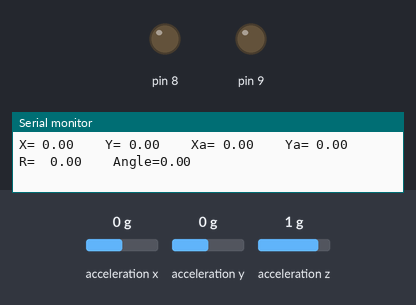
Bench run of a sketch on a simulated Arduino Uno, built with avr-gcc and run on an emulated ATmega328P. On the bench: output pins drawn as LEDs (lit = HIGH), the last lines printed to the serial monitor. Wiring (inferred from the names in the program): ADXL345 accelerometer at I2C address 0x53. The test bench sets the inputs (shaded band); at power-on: acceleration x 0 g, acceleration y 0 g, acceleration z 1 g.

Above: at 1.2 s.
1.3 s: acceleration x set to 0.6 g
3.0 s: acceleration x set to 0.9 g
At 3.6 s:
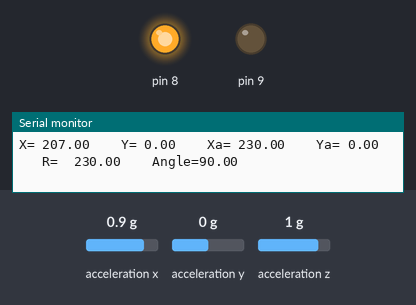
4.5 s: acceleration y set to -0.8 g
At 5.7 s:
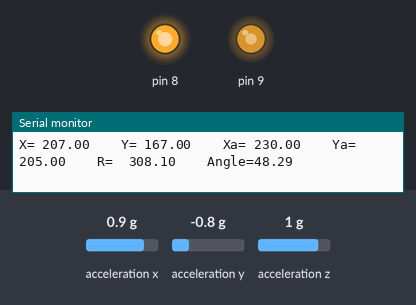
6.0 s: acceleration y set to 0.8 g
At 7.1 s:
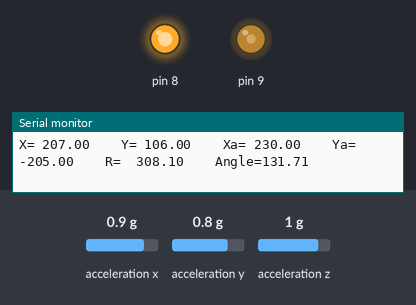
7.6 s: acceleration x set to 0.1 g
9.1 s: acceleration x set to -0.2 g
At 10.6 s:
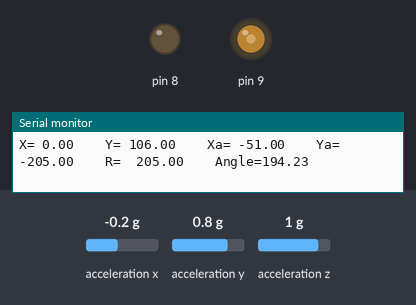
Timing chart, 0 to 11.6 s (numbered marks = the images above; inputs shaded):
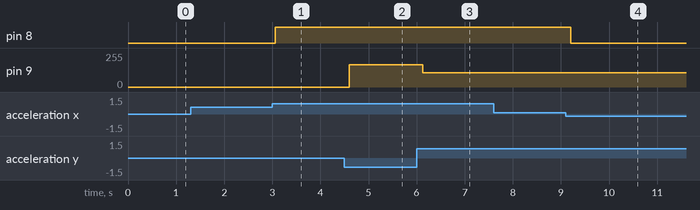

The sketch:

Gyro.ino
```cpp
#include <Wire.h>
#include <math.h>
int I2C_Address = 0xA7 >> 1; // ADXL345 的 I2C 地址
void setReg(int reg, int data);
int getData(int reg);

int X0, X1, Y0, Y1;
float X, Y, Xa, Ya, Angle, xy, R;
char xstatus[256];

const int X_pin = 6;
const int Y_pin = 7;

//R is the magnitude ranging from 100 to 255
double Get_R(float a, float b){
  if(a > -100 && a <100){a =0;}
  if(b > -100 && b <100){b =0;}
  return sqrt (a*a + b*b);
  }

//this function returns angle in degree 90 degree forward, 0 degree right side
double Get_Angle(float a, float b){
  double rad = atan2(Xa,Ya);

  if ((rad > -3.14) && (rad < 0))
  {
     rad = rad*100;
     rad = map(rad, -314, 0, 314, 628);
     analogWrite(8, X);
     rad = rad/100;
  }
  return (rad*4068/71);
  }


void setup() {
  Serial.begin(115200);
  Serial.println("Start : \n-------------------------------------------------------------");
  Wire.begin();  //初始化 I2C
  setReg(0x2D, 0xA); // (打開電源, 設定輸出資料速度為 100 Hz)
}


void loop() {

//gyro mode
  X0 = getData(0x32); // 取得 X 軸 低位元資料
  X1 = getData(0x33); // 取得 X 軸 高位元資料
  X = ((X1 << 8)  + X0 );
  Xa = X;

  Y0 = getData(0x34); // 取得 Y 軸 低位元資料
  Y1 = getData(0x35); // 取得 Y 軸 高位元資料
  Y = -((Y1 << 8)  + Y0 );
  Ya = Y;


  if((X>=-100)&&(X<=100)){X=0;}

  if((X>=-260)&&(X<=-100)){
  X = map(X, -100, -260, 0, 255);
  analogWrite(8, X);}


  if((X>=100)&&(X<=260)){
  X = map(X, 100, 260, 0, 255);
  analogWrite(8, X);}

  if((Y>=-100)&&(Y<=100)){Y=0;}

  if((Y>=-260)&&(Y<=-100)){
  Y = map(Y, -100, -260, 0, 255);
  analogWrite(9, Y);}


  if((Y>=100)&&(Y<=260)){
  Y = map(Y, 100, 260, 0, 255);
  analogWrite(9, Y);}


  Serial.print("X= ");
  Serial.print(X);
  Serial.print("    Y= ");
  Serial.print(Y);
  Serial.print("    Xa= ");
  Serial.print(Xa);
  Serial.print("    Ya= ");
  Serial.print(Ya);
  Serial.print("    R=  ");
  Serial.print(Get_R(Xa,Ya));
  Serial.print("    Angle=");
  Serial.println(Get_Angle(Xa,Ya));
  delay(250);
  }

/* setReg(reg,data)：寫入佔存器
   參數：
       reg → 指定佔存器位址
       data → 要寫入的資料
*/
void setReg(int reg, int data) {
  Wire.beginTransmission(I2C_Address);
  Wire.write(reg); // 指定佔存器
  Wire.write(data); // 寫入資料
  Wire.endTransmission();
}

/* getData(reg)：取得佔存器裡的資料
   參數：reg → 佔存器位址
*/
int getData(int reg) {
  Wire.beginTransmission(I2C_Address);
  Wire.write(reg);
  Wire.endTransmission();

  Wire.requestFrom(I2C_Address, 1);

  if (Wire.available() <= 1) {
    return Wire.read();
  }
}
```

Measured:
- the behaviour switches between 0.7 and 0.8 g on acceleration x (found by bisection; images 0 and 1)
- the behaviour switches between 0 and -0.1 g on acceleration x (found by bisection; images 3 and 4)
- after the input at 3.0 s, pin 8: LOW → HIGH after 0.06 s
- after the input at 4.5 s, pin 9: 0/255 → 167/255 after 0.10 s
- after the input at 6.0 s, pin 9: 167/255 → 106/255 after 0.13 s
- after the input at 9.1 s, pin 8: HIGH → LOW after 0.10 s
